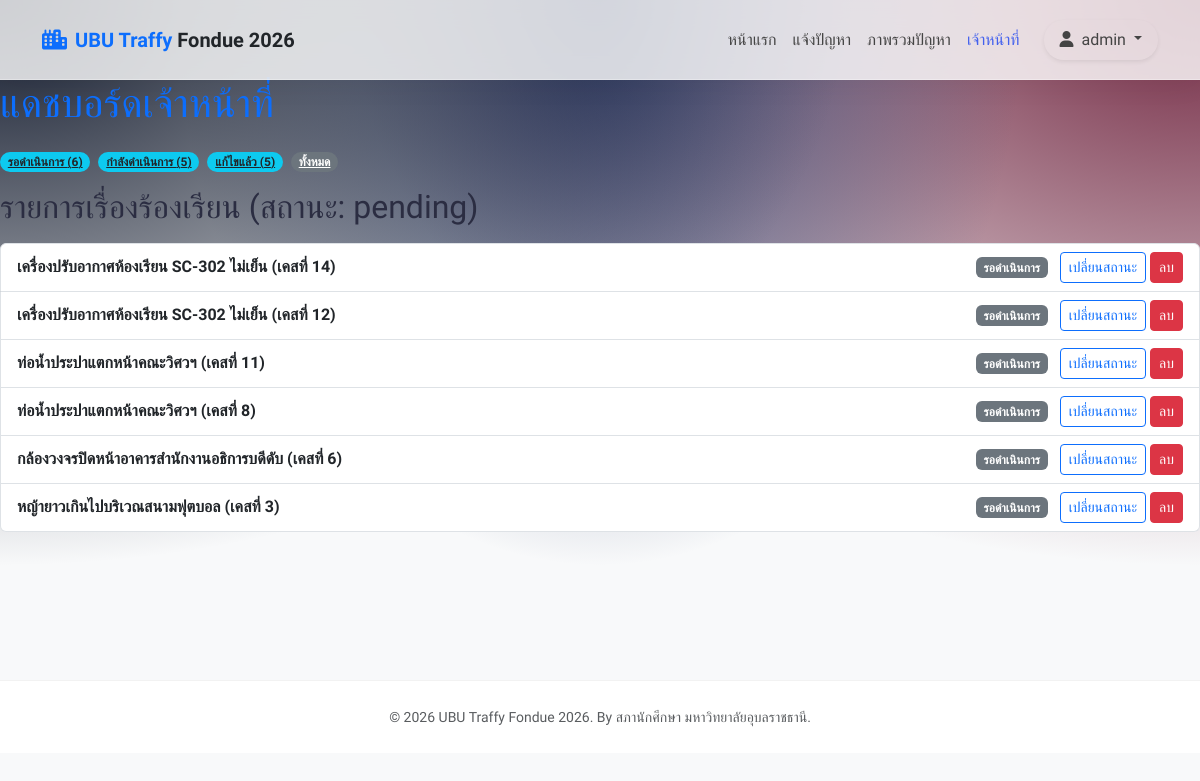
Screenshot of /staff/dashboard/?status=pending (signed in) with the database file from the repository.
### core/models.py (models this page shows, shortened)
class Case(models.Model):
    STATUS_CHOICES = [
        ('pending', 'รอดำเนินการ'),
        ('in_progress', 'กำลังดำเนินการ'),
        ('resolved', 'แก้ไขแล้ว'),
    ]
    CATEGORY_CHOICES = [
        ('electrical', 'ไฟฟ้า'),
        ('water_supply', 'ประปา'),
        ('road_damage', 'ถนน/ทางเท้า'),
        ('other', 'อื่นๆ'),
    ]
    title = models.CharField(max_length=200)
    description = models.TextField()
    status = models.CharField(max_length=20, choices=STATUS_CHOICES, default='pending')
    category = models.CharField(max_length=50, choices=CATEGORY_CHOICES)
    reporter = models.ForeignKey(User, on_delete=models.CASCADE, related_name='reported_cases')
    created_at = models.DateTimeField(auto_now_add=True)
    updated_at = models.DateTimeField(auto_now=True)
    image_file = models.ImageField(upload_to='case_images/', blank=True, null=True)

### core/views.py (the view)
# urls.py: path('staff/dashboard/', views.staff_dashboard_view, name='staff_dashboard'),
@login_required
def staff_dashboard_view(request):
    if not request.user.is_staff:
        messages.error(request, 'คุณไม่มีสิทธิ์ในการเข้าถึงหน้านี้')
        return redirect('home')
    status_filter = request.GET.get('status')
    if status_filter:
        all_cases = Case.objects.filter(status=status_filter).order_by('-created_at')
    else:
        all_cases = Case.objects.all().order_by('-created_at')
    case_counts = Case.objects.values('status').annotate(total=Count('status'))
    status_counts = {item['status']: item['total'] for item in case_counts}
    context = {
        'all_cases': all_cases,
        'status_choices': Case.STATUS_CHOICES,
        'status_counts': status_counts,
        'selected_status': status_filter,
    }
    return render(request, 'core/staff_dashboard.html', context)

### core/templatetags/custom_filters.py (called while the page is built)
@register.filter
def get_item(dictionary, key):
    return dictionary.get(key)

### core/templates/core/staff_dashboard.html (shortened to what this page needs)
{% extends 'core/base.html' %}
{% load custom_filters %}
{% block content %}
    <h1 class="text-primary mb-4">แดชบอร์ดเจ้าหน้าที่</h1>
    <div class="mb-3 d-flex flex-wrap gap-2">
        {% for status_value, status_label in status_choices %}
            <a href="{% url 'staff_dashboard' %}?status={{ status_value }}" class="badge rounded-pill bg-info text-dark">
                {{ status_label }} ({{ status_counts|get_item:status_value|default:0 }})
            </a>
        {% endfor %}
        <a href="{% url 'staff_dashboard' %}" class="badge rounded-pill bg-secondary">ทั้งหมด</a>
    </div>
    <h2>รายการเรื่องร้องเรียน {% if selected_status %}(สถานะ: {{ selected_status }}){% endif %}</h2>
    <div class="list-group mt-3">
        {% if all_cases %}
            {% for case in all_cases %}
                <div class="list-group-item list-group-item-action d-flex justify-content-between align-items-center">
                    <a href="{% url 'case_detail' case.id %}" class="text-decoration-none text-dark fw-bold">{{ case.title }}</a>
                    <div>
                        <span class="badge bg-secondary me-2">{{ case.get_status_display }}</span>
                        <a href="{% url 'change_case_status' case.id %}" class="btn btn-sm btn-outline-primary">เปลี่ยนสถานะ</a>
                        <a href="{% url 'case_delete' case.id %}" class="btn btn-sm btn-danger">ลบ</a>
                    </div>
                </div>
            {% endfor %}
        {% else %}
            <div class="alert alert-warning text-center" role="alert">
                ไม่พบเรื่องร้องเรียนในสถานะนี้
            </div>
        {% endif %}
    </div>
{% endblock %}

### core/templates/core/base.html (shortened to what this page needs)
{% load static %}
<!DOCTYPE html>
<html lang="th">
<head>
    <link href="https://cdn.jsdelivr.net/npm/bootstrap@5.3.0/dist/css/bootstrap.min.css" rel="stylesheet">
    <link rel="stylesheet" href="https://cdnjs.cloudflare.com/ajax/libs/font-awesome/6.4.0/css/all.min.css">
    <link rel="stylesheet" href="{% static 'css/style.css' %}">
</head>
<body>
    <nav class="navbar navbar-expand-lg fixed-top navbar-glass">
        <div class="container">
            <a class="navbar-brand fw-bold text-primary" href="/">
                <i class="fa-solid fa-city me-2"></i>UBU Traffy <span class="text-dark">Fondue 2026</span>
            </a>
            <div class="collapse navbar-collapse" id="navbarNav">
                <ul class="navbar-nav ms-auto align-items-center">
                    <li class="nav-item">
                        <a class="nav-link {% if request.resolver_match.url_name == 'home' %}active{% endif %}" href="{% url 'home' %}">หน้าแรก</a>
                    </li>
                    <li class="nav-item">
                        <a class="nav-link {% if request.resolver_match.url_name == 'create_case' %}active{% endif %}" href="{% url 'create_case' %}">แจ้งปัญหา</a>
                    </li>
                    <li class="nav-item">
                        <a class="nav-link {% if request.resolver_match.url_name == 'public_dashboard' %}active{% endif %}" href="{% url 'public_dashboard' %}">ภาพรวมปัญหา</a>
                    </li>
                    {% if user.is_staff %}
                    <li class="nav-item">
                        <a class="nav-link {% if request.resolver_match.url_name == 'staff_dashboard' %}active{% endif %}" href="{% url 'staff_dashboard' %}">เจ้าหน้าที่</a>
                    </li>
                    {% endif %}
                    {% if user.is_authenticated %}
                    <li class="nav-item dropdown ms-lg-3">
                        <a class="nav-link dropdown-toggle btn btn-light text-primary rounded-pill px-3 shadow-sm" href="#" id="navbarDropdown" role="button" data-bs-toggle="dropdown" aria-expanded="false">
                            <i class="fa-solid fa-user me-1"></i> {{ user.username }}
                        </a>
                    </li>
                    {% endif %}
                </ul>
            </div>
        </div>
    </nav>
    <main class="main-content">
        {% block content %}
        {% endblock %}
    </main>
    <footer class="footer mt-auto py-4">
        <div class="container text-center">
            <span class="text-muted small">© 2026 UBU Traffy Fondue 2026. By สภานักศึกษา มหาวิทยาลัยอุบลราชธานี.</span>
        </div>
    </footer>
</body>
</html>

### static/css/style.css (style rules this page uses)
:root { --primary-color: #4361ee; --secondary-color: #3f37c9; --accent-color: #4cc9f0; --bg-color: #f8f9fa; --text-color: #2b2d42; --font-main: 'Prompt', sans-serif; --navbar-height: 80px; }
body { font-family: var(--font-main); background-color: var(--bg-color); color: var(--text-color); background-image: radial-gradient(at 0% 0%, hsla(222,47%,11%,1) 0, transparent 50%), radial-gradient(at 50% 0%, hsla(225,39%,30%,1) 0, transparent 50%), radial-gradient(at 100% 0%, hsla(339,49%,30%,1) 0, transparent 50%); background-attachment: fixed; background-size: cover; min-height: 100vh; }
.main-content { padding-top: var(--navbar-height); min-height: 85vh; }
.navbar-glass { background: rgba(255, 255, 255, 0.8); backdrop-filter: blur(12px); -webkit-backdrop-filter: blur(12px); border-bottom: 1px solid rgba(255, 255, 255, 0.3); box-shadow: 0 4px 30px rgba(0, 0, 0, 0.05); transition: all 0.3s ease; position: fixed; top: 0; left: 0; width: 100%; z-index: 1000; height: var(--navbar-height); display: flex; align-items: center; }
.nav-link { color: #444 !important; font-weight: 500; transition: color 0.3s; }
.nav-link:hover, .nav-link.active { color: var(--primary-color) !important; }
.footer { background: white; border-top: 1px solid rgba(0,0,0,0.05); padding: 3rem 0; color: #6c757d; }

### rows the page displays
Case: title "เครื่องปรับอากาศห้องเรียน SC-302 ไม่เย็น (เคสที่ 14)", status "รอดำเนินการ"
Case: title "เครื่องปรับอากาศห้องเรียน SC-302 ไม่เย็น (เคสที่ 12)", status "รอดำเนินการ"
Case: title "ท่อน้ำประปาแตกหน้าคณะวิศวฯ (เคสที่ 11)", status "รอดำเนินการ"
Case: title "ท่อน้ำประปาแตกหน้าคณะวิศวฯ (เคสที่ 8)", status "รอดำเนินการ"
Case: title "กล้องวงจรปิดหน้าอาคารสำนักงานอธิการบดีดับ (เคสที่ 6)", status "รอดำเนินการ"
Case: title "หญ้ายาวเกินไปบริเวณสนามฟุตบอล (เคสที่ 3)", status "รอดำเนินการ"

### other values shown
{{ user.username }} "admin"
{{ status_label }} "รอดำเนินการ" "กำลังดำเนินการ" "แก้ไขแล้ว"
{{ status_counts|get_item:status_value|default:0 }} "6" "5" "5"
{{ selected_status }} "pending"
